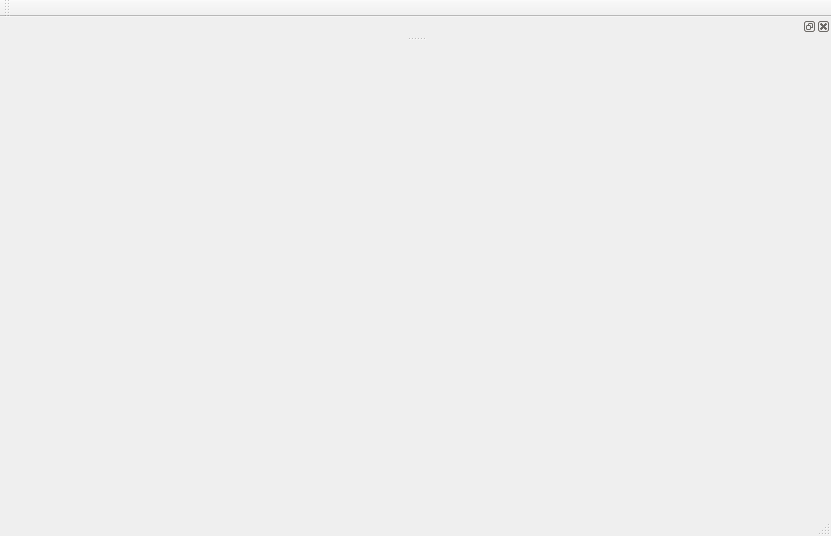
<?xml version="1.0" encoding="UTF-8"?>
<ui version="4.0">
 <class>MainWindow</class>
 <widget class="QMainWindow" name="MainWindow">
  <property name="geometry">
   <rect>
    <x>0</x>
    <y>0</y>
    <width>831</width>
    <height>536</height>
   </rect>
  </property>
  <property name="windowTitle">
   <string>MainWindow</string>
  </property>
  <widget class="QWidget" name="centralWidget"/>
  <widget class="QMenuBar" name="menuBar">
   <property name="geometry">
    <rect>
     <x>0</x>
     <y>0</y>
     <width>831</width>
     <height>22</height>
    </rect>
   </property>
  </widget>
  <widget class="QToolBar" name="mainToolBar">
   <attribute name="toolBarArea">
    <enum>TopToolBarArea</enum>
   </attribute>
   <attribute name="toolBarBreak">
    <bool>false</bool>
   </attribute>
  </widget>
  <widget class="QStatusBar" name="statusBar"/>
  <widget class="QDockWidget" name="dockWidget">
   <attribute name="dockWidgetArea">
    <number>4</number>
   </attribute>
   <widget class="QWidget" name="dockWidgetContents"/>
  </widget>
 </widget>
 <layoutdefault spacing="6" margin="11"/>
 <resources/>
 <connections/>
</ui>
